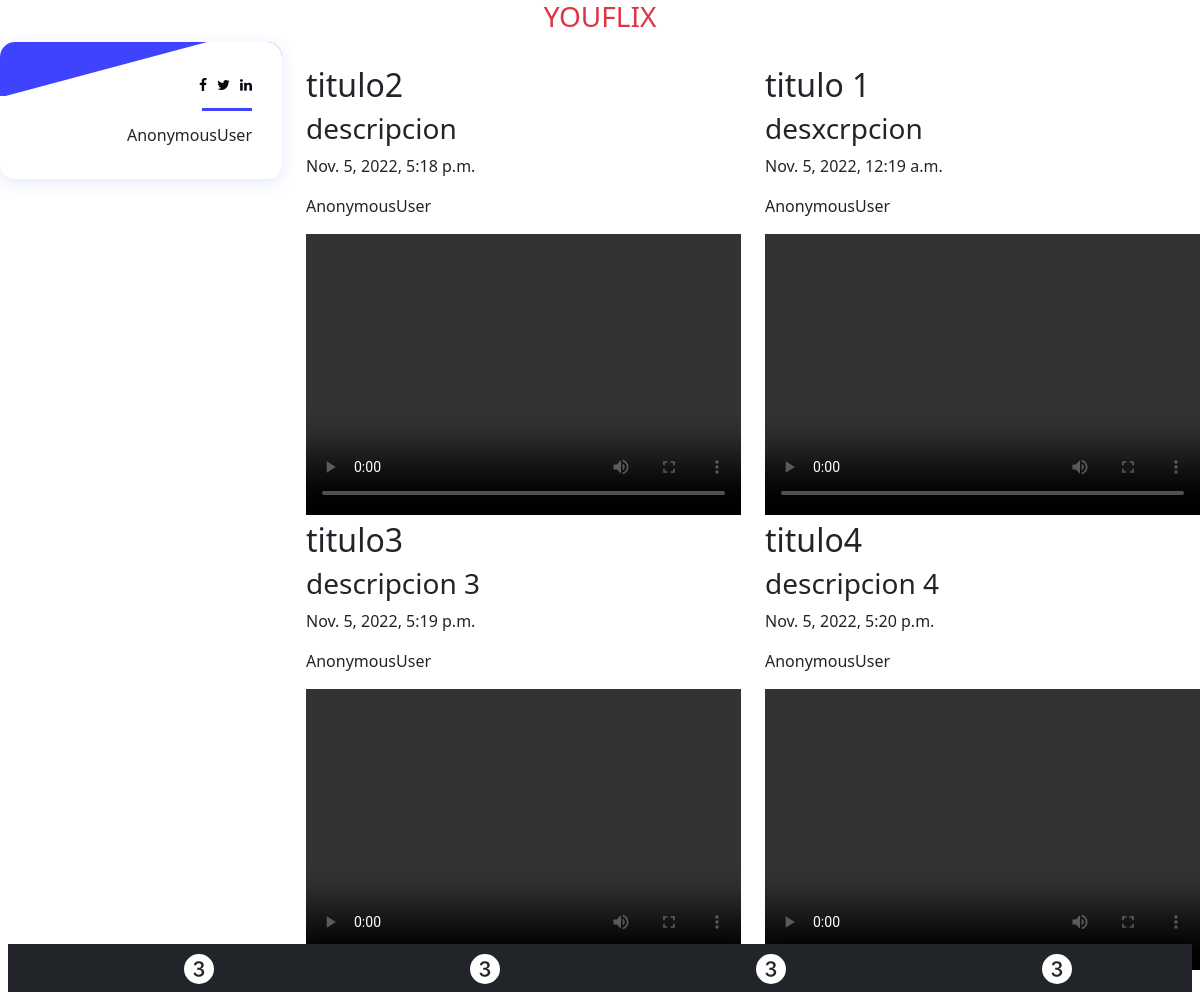
Screenshot of /base2/profile/ with the database file from the repository.
### app_1/models.py (models this page shows)
class Video(models.Model):
    title = models.CharField(max_length=30)
    description = models.TextField(max_length=300, null=True)
    path = models.CharField(max_length=2000, null=True)
    datetime = models.DateTimeField(auto_now=True, blank=False, null=False)

### app_1/views.py (the view)
# urls.py: path('base2/profile/', views.profile, name='profile'),
def profile(request):
    video=Video.objects.all()
    return render(request,'app_1/profile.html',{"videos":video})

### app_1/templates/app_1/profile.html (shortened to what this page needs)
<!DOCTYPE html>
{%extends 'app_1/padre2.html' %}
{% load account %}
{% block estio %}<link rel="stylesheet" href="../../static/css/styleProfile.css"> {% endblock %}
{% block contentVideo %}
<link href="https://maxcdn.bootstrapcdn.com/font-awesome/4.7.0/css/font-awesome.min.css" rel="stylesheet" />
        <div class="row justify-content-center">
          <div class="col-12 col-sm-8 col-lg-6">
            <div class="section_heading text-center wow fadeInUp" data-wow-delay="0.2s" style="visibility: visible; animation-delay: 0.2s; animation-name: fadeInUp;">
              <h3 class="dysplay-6 text-danger">YOUFLIX</h3>
            </div>
          </div>
        </div>
        <div class="row">
          <div class="col-12 col-xs-3 col-sm-3 col-lg-3">
            <div class="single_advisor_profile wow fadeInUp" data-wow-delay="0.2s" style="visibility: visible; animation-delay: 0.2s; animation-name: fadeInUp;">
              <div class="advisor_thumb"><img src="https://bootdey.com/img/Content/avatar/avatar3.png" alt="">
                <div class="social-info"><a href="#"><i class="fa fa-facebook"></i></a><a href="#"><i class="fa fa-twitter"></i></a><a href="#"><i class="fa fa-linkedin"></i></a></div>
              </div>
              <div class="single_advisor_details_info">
                <h6>{% user_display user %}</h6>
              </div>
            </div>
          </div>
          <div class="col-12 col-xs-9 col-sm-9 col-lg-9">
            <div class="row mt-4" >
              {%for video in videos%}
                  <div class="col-xs-12 col-sm-6">
                    <div class="box rte">
                      <h2 class="boxHeadline">{{video.title}}</h2>
                      <h3 class="boxHeadlineSub">{{video.description}}</h3>
                      <p>{{video.datetime}}</p>
                      <p>{% user_display user %}</p>
                     <video width="100%" height="281" controls>
                            <source src="{{video.path}}" type="video/mp4">
                          </video>
                    </div>
                  </div>
           {%endfor%}
            </div>
          </div>
        </div>
{% endblock %}

### app_1/static/css/styleProfile.css (style rules this page uses)
body { margin-top:20px; background:#eee; }
.single_advisor_profile { position: relative; margin-bottom: 50px; -webkit-transition-duration: 500ms; transition-duration: 500ms; z-index: 1; border-radius: 15px; -webkit-box-shadow: 0 0.25rem 1rem 0 rgba(47, 91, 234, 0.125); box-shadow: 0 0.25rem 1rem 0 rgba(47, 91, 234, 0.125); }
.single_advisor_profile .advisor_thumb { position: relative; z-index: 1; border-radius: 15px 15px 0 0; margin: 0 auto; padding: 30px 30px 0 30px; background-color: #3f43fd; overflow: hidden; }
.single_advisor_profile .advisor_thumb::after { -webkit-transition-duration: 500ms; transition-duration: 500ms; position: absolute; width: 150%; height: 80px; bottom: -45px; left: -25%; content: ""; background-color: #ffffff; -webkit-transform: rotate(-15deg); transform: rotate(-15deg); }
.single_advisor_profile .advisor_thumb .social-info { position: absolute; z-index: 1; width: 100%; bottom: 0; right: 30px; text-align: right; }
.single_advisor_profile .advisor_thumb .social-info a { font-size: 14px; color: #020710; padding: 0 5px; }
.single_advisor_profile .advisor_thumb .social-info a:last-child { padding-right: 0; }
.single_advisor_profile .single_advisor_details_info { position: relative; z-index: 1; padding: 30px; text-align: right; -webkit-transition-duration: 500ms; transition-duration: 500ms; border-radius: 0 0 15px 15px; background-color: #ffffff; }
.single_advisor_profile .single_advisor_details_info::after { -webkit-transition-duration: 500ms; transition-duration: 500ms; position: absolute; z-index: 1; width: 50px; height: 3px; background-color: #3f43fd; content: ""; top: 12px; right: 30px; }
.single_advisor_profile .single_advisor_details_info h6 { margin-bottom: 0.25rem; -webkit-transition-duration: 500ms; transition-duration: 500ms; }

### rows the page displays
Video: title "titulo2", description "descripcion", datetime "Nov. 5, 2022, 5:18 p.m.", user_display "AnonymousUser"
Video: title "titulo 1", description "desxcrpcion", datetime "Nov. 5, 2022, 12:19 a.m.", user_display "AnonymousUser"
Video: title "titulo3", description "descripcion 3", datetime "Nov. 5, 2022, 5:19 p.m.", user_display "AnonymousUser"
Video: title "titulo4", description "descripcion 4", datetime "Nov. 5, 2022, 5:20 p.m.", user_display "AnonymousUser"
